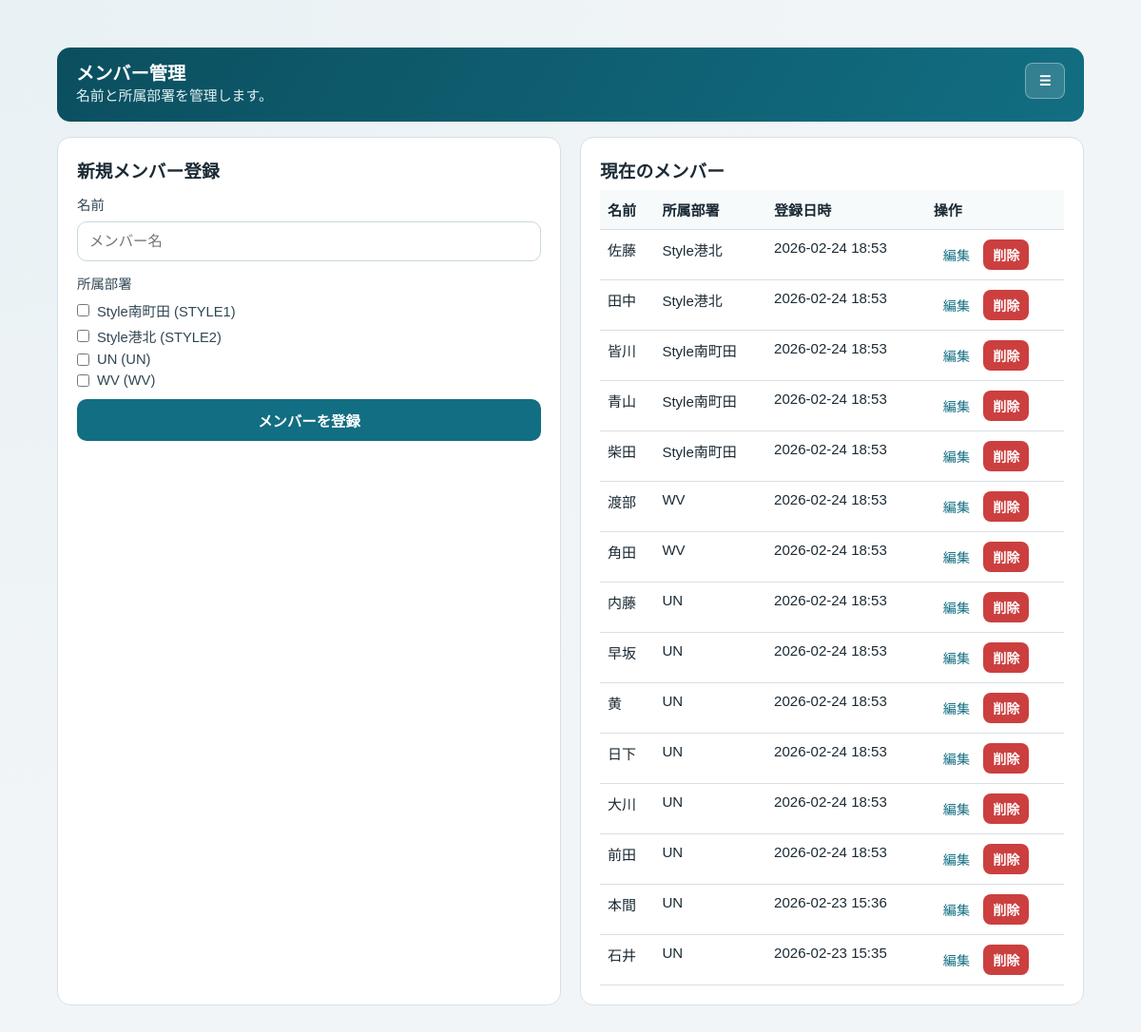
The page /dashboard/members/ (signed in) on the database its author committed.
### apps/accounts/models.py (models this page shows, shortened)
class Department(models.Model):
    code = models.CharField(max_length=32, unique=True)
    name = models.CharField(max_length=64)
    default_reporter = models.ForeignKey(
        "Member",
        on_delete=models.SET_NULL,
        null=True,
        blank=True,
        related_name="default_department_links",
    )
    is_active = models.BooleanField(default=True)
    created_at = models.DateTimeField(auto_now_add=True)
    class Meta:
        ordering = ["code"]

class Member(models.Model):
    name = models.CharField(max_length=64)
    login_id = models.CharField(max_length=64, unique=True)
    password = models.CharField(max_length=128)
    created_at = models.DateTimeField(auto_now_add=True)
    class Meta:
        ordering = ["-created_at"]

class MemberDepartment(models.Model):
    member = models.ForeignKey(
        Member,
        on_delete=models.CASCADE,
        related_name="department_links",
    )
    department = models.ForeignKey(
        Department,
        on_delete=models.CASCADE,
        related_name="member_links",
    )
    created_at = models.DateTimeField(auto_now_add=True)
    class Meta:
        unique_together = ("member", "department")

### apps/dashboard/views.py (the view)
# urls.py: path("members/", member_settings, name="member_settings"),
@require_roles(ROLE_ADMIN)
def member_settings(request: HttpRequest) -> HttpResponse:
    status_message = None
    edit_member = None
    edit_id = request.GET.get("edit")
    if edit_id and edit_id.isdigit():
        edit_member = Member.objects.filter(id=int(edit_id)).first()
    if request.method == "POST":
        edit_member_id = request.POST.get("edit_member_id")
        form = _member_form(data=request.POST)
        if form.is_valid():
            departments = form.cleaned_data["departments"]
            member_name = form.cleaned_data["name"].strip()
            if edit_member_id and edit_member_id.isdigit():
                member = get_object_or_404(Member, id=int(edit_member_id))
                member.name = member_name
                member.save(update_fields=["name"])
                status_message = f"{member.name} を更新しました。"
            else:
                member = Member.objects.create(
                    name=member_name,
                    login_id=_build_internal_member_login_id(member_name),
                    password="",
                )
                status_message = f"{member.name} を登録しました。"
            MemberDepartment.objects.filter(member=member).exclude(department__in=departments).delete()
            existing_departments = set(
                MemberDepartment.objects.filter(member=member).values_list("department_id", flat=True)
            )
            for dept in departments:
                if dept.id not in existing_departments:
                    MemberDepartment.objects.create(member=member, department=dept)
            form = _member_form()
            edit_member = None
    else:
        if edit_member:
            form = _member_form(
                initial={
                    "name": edit_member.name,
                    "departments": list(edit_member.department_links.values_list("department_id", flat=True)),
                }
            )
        else:
            form = _member_form()
    members = Member.objects.prefetch_related("department_links")
    selected_department_ids = {
        str(dept_id) for dept_id in (form["departments"].value() or [])
    }
    department_choices = Department.objects.filter(is_active=True).order_by("code")
    return render(
        request,
        "dashboard/member_settings.html",
        {
            "form": form,
            "members": members,
            "edit_member": edit_member,
            "status_message": status_message,
            "department_choices": department_choices,
            "selected_department_ids": selected_department_ids,
        },
    )

### apps/dashboard/forms.py
class MemberRegistrationForm(forms.Form):
    name = forms.CharField(
        label="名前",
        max_length=64,
        widget=forms.TextInput(attrs={"placeholder": "メンバー名"}),
    )
    departments = forms.ModelMultipleChoiceField(
        label="所属部署",
        required=False,
        queryset=Department.objects.none(),
        widget=forms.CheckboxSelectMultiple,
    )

### apps/accounts/auth.py (called while the page is built)
def require_roles(*allowed_roles: str):
    def decorator(view_func):
        @wraps(view_func)
        def wrapper(request: HttpRequest, *args, **kwargs) -> HttpResponse:
            role = request.session.get(SESSION_ROLE_KEY)
            if role not in allowed_roles:
                return redirect("home")
            return view_func(request, *args, **kwargs)
        return wrapper
    return decorator

### apps/dashboard/views.py (called while the page is built)
def _member_form(*, data=None, initial=None) -> MemberRegistrationForm:
    form = MemberRegistrationForm(data=data, initial=initial)
    form.fields["departments"].queryset = Department.objects.filter(is_active=True)
    return form

### apps/dashboard/templates/dashboard/member_settings.html (shortened to what this page needs)
{% extends "base.html" %}
{% block content %}
<div class="container">
  <header class="topbar">
    <div>
      <strong>メンバー管理</strong>
      <div class="muted" style="color: #e1f1f5;">名前と所属部署を管理します。</div>
    </div>
  </header>
  <section class="grid grid-2" style="margin-top: 16px;">
    <article class="card">
      <h3>{% if edit_member %}メンバー編集{% else %}新規メンバー登録{% endif %}</h3>
      <form method="post">
        <label for="id_name">{{ form.name.label }}</label>
        {{ form.name }}
        <label>{{ form.departments.label }}</label>
        <div id="department_choices" class="checkbox-list">
          {% for department in department_choices %}
          <div class="checkbox-row">
            <label class="checkbox-label" for="dept_choice_{{ department.id }}">
              <input
                class="checkbox-input"
                type="checkbox"
                name="departments"
                value="{{ department.id }}"
                id="dept_choice_{{ department.id }}"
              />
              {{ department.name }} ({{ department.code }})
            </label>
          </div>
          {% empty %}
          <div class="muted">有効な部署がありません。</div>
          {% endfor %}
        </div>
        <button type="submit" style="margin-top: 12px;">
          {% if edit_member %}メンバーを更新{% else %}メンバーを登録{% endif %}
        </button>
      </form>
    </article>
    <article class="card">
      <h3>現在のメンバー</h3>
      {% if members %}
      <table>
        <thead>
          <tr><th>名前</th><th>所属部署</th><th>登録日時</th><th>操作</th></tr>
        </thead>
        <tbody>
          {% for member in members %}
          <tr>
            <td>{{ member.name }}</td>
            <td>
              {% for link in member.department_links.all %}
                {{ link.department.name }}{% if not forloop.last %}, {% endif %}
              {% empty %}
                -
              {% endfor %}
            </td>
            <td>{{ member.created_at|date:"Y-m-d H:i" }}</td>
            <td>
              <a class="btn-inline" href="{% url 'member_settings' %}?edit={{ member.id }}">編集</a>
              <form method="post" action="{% url 'member_delete' member.id %}" style="display:inline;" onsubmit="return confirm('このメンバーを削除します。よろしいですか？');">
                <button class="btn-inline btn-danger" type="submit">削除</button>
              </form>
            </td>
          </tr>
          {% endfor %}
        </tbody>
      </table>
      {% else %}
      <p class="muted">まだメンバーは登録されていません。</p>
      {% endif %}
    </article>
  </section>
</div>
{% endblock %}

### static/app.css (style rules this page uses)
:root { --bg: #f2f5f7; --card: #ffffff; --ink: #1b2a34; --muted: #5d6f7c; --line: #d7e0e6; --brand: #126e82; --brand-soft: #d7edf2; --ok: #2e8b57; --warn: #d28b1f; }
* { box-sizing: border-box; }
body { margin: 0; font-family: "Hiragino Sans", "Yu Gothic", "Meiryo", sans-serif; background: radial-gradient(circle at top left, #e8f1f4, var(--bg) 58%); color: var(--ink); }
a { color: var(--brand); text-decoration: none; }
.container { width: min(1080px, 92vw); margin: 32px auto; }
.topbar { background: linear-gradient(120deg, #0b4f5f, #126e82); color: #fff; padding: 16px 20px; border-radius: 14px; display: flex; justify-content: flex-start; align-items: flex-start; gap: 12px; position: relative; flex-wrap: wrap; }
.topbar > div:first-child { flex: 1 1 auto; min-width: 0; }
.topbar > strong, .topbar > div:first-child > strong { display: block; font-size: 1.2rem; line-height: 1.25; }
.grid { display: grid; gap: 20px; }
.grid-2 { grid-template-columns: repeat(auto-fit, minmax(280px, 1fr)); }
.card { background: var(--card); border: 1px solid var(--line); border-radius: 14px; padding: 20px; }
.card h2, .card h3 { margin: 0 0 8px; }
.muted { color: var(--muted); font-size: 0.93rem; line-height: 1.5; }
label { display: block; font-size: 0.9rem; margin: 12px 0 8px; color: #304653; }
.checkbox-list { display: grid; gap: 6px; }
.checkbox-row { margin: 0; }
.checkbox-label { display: inline-flex; align-items: center; gap: 8px; margin: 0; font-size: 0.92rem; }
.checkbox-input { width: auto; margin: 0; }
input, select, textarea, button { width: 100%; border: 1px solid #c9d7df; border-radius: 10px; padding: 11px 12px; font-size: 0.96rem; font-family: inherit; }
button { background: var(--brand); color: #fff; border: 0; font-weight: 700; cursor: pointer; }
.btn-inline { width: auto; padding: 6px 10px; border-radius: 8px; font-size: 0.88rem; }
.btn-danger { background: #cc3f3f; }
table { width: 100%; border-collapse: collapse; font-size: 0.94rem; }
th, td { text-align: left; border-bottom: 1px solid var(--line); padding: 10px 8px; vertical-align: top; }
th { background: #f7fafb; }

### rows shown on the page
Department: name "Style南町田", code "STYLE1"
Department: name "Style港北", code "STYLE2"
Department: name "UN", code "UN"
Department: name "WV", code "WV"
Member: name "佐藤", created_at "2026-02-24 18:53"
MemberDepartment: department.name "Style港北"
Member: name "田中", created_at "2026-02-24 18:53"
MemberDepartment: department.name "Style港北"
Member: name "皆川", created_at "2026-02-24 18:53"
MemberDepartment: department.name "Style南町田"
Member: name "青山", created_at "2026-02-24 18:53"
MemberDepartment: department.name "Style南町田"
Member: name "柴田", created_at "2026-02-24 18:53"
MemberDepartment: department.name "Style南町田"
Member: name "渡部", created_at "2026-02-24 18:53"
MemberDepartment: department.name "WV"
Member: name "角田", created_at "2026-02-24 18:53"
MemberDepartment: department.name "WV"
Member: name "内藤", created_at "2026-02-24 18:53"
MemberDepartment: department.name "UN"
Member: name "早坂", created_at "2026-02-24 18:53"
MemberDepartment: department.name "UN"
Member: name "黄", created_at "2026-02-24 18:53"
MemberDepartment: department.name "UN"
Member: name "日下", created_at "2026-02-24 18:53"
MemberDepartment: department.name "UN"
Member: name "大川", created_at "2026-02-24 18:53"
MemberDepartment: department.name "UN"
Member: name "前田", created_at "2026-02-24 18:53"
MemberDepartment: department.name "UN"
Member: name "本間", created_at "2026-02-23 15:36"
MemberDepartment: department.name "UN"
Member: name "石井", created_at "2026-02-23 15:35"
MemberDepartment: department.name "UN"
